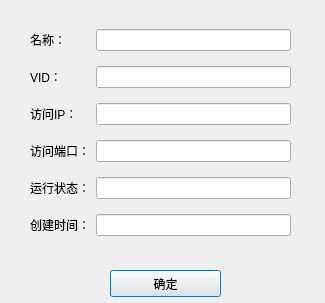
<?xml version="1.0" encoding="UTF-8"?>
<ui version="4.0">
 <class>DetailDialog</class>
 <widget class="QDialog" name="DetailDialog">
  <property name="geometry">
   <rect>
    <x>0</x>
    <y>0</y>
    <width>325</width>
    <height>303</height>
   </rect>
  </property>
  <property name="windowTitle">
   <string>详细信息</string>
  </property>
  <property name="windowIcon">
   <iconset resource="resource.qrc">
    <normaloff>:/new/index/taskbar</normaloff>:/new/index/taskbar</iconset>
  </property>
  <widget class="QPushButton" name="okButton">
   <property name="geometry">
    <rect>
     <x>110</x>
     <y>270</y>
     <width>111</width>
     <height>27</height>
    </rect>
   </property>
   <property name="text">
    <string>确定</string>
   </property>
  </widget>
  <widget class="QWidget" name="layoutWidget">
   <property name="geometry">
    <rect>
     <x>30</x>
     <y>20</y>
     <width>261</width>
     <height>231</height>
    </rect>
   </property>
   <layout class="QGridLayout" name="gridLayout">
    <item row="0" column="0">
     <widget class="QLabel" name="label">
      <property name="text">
       <string>名称：</string>
      </property>
     </widget>
    </item>
    <item row="0" column="1">
     <widget class="QLineEdit" name="nameEdit">
      <property name="readOnly">
       <bool>true</bool>
      </property>
     </widget>
    </item>
    <item row="1" column="0">
     <widget class="QLabel" name="label_2">
      <property name="text">
       <string>VID：</string>
      </property>
     </widget>
    </item>
    <item row="1" column="1">
     <widget class="QLineEdit" name="vIDEdit">
      <property name="readOnly">
       <bool>true</bool>
      </property>
     </widget>
    </item>
    <item row="2" column="0">
     <widget class="QLabel" name="label_3">
      <property name="text">
       <string>访问IP：</string>
      </property>
     </widget>
    </item>
    <item row="2" column="1">
     <widget class="QLineEdit" name="IPEdit">
      <property name="readOnly">
       <bool>true</bool>
      </property>
     </widget>
    </item>
    <item row="3" column="0">
     <widget class="QLabel" name="label_4">
      <property name="text">
       <string>访问端口：</string>
      </property>
     </widget>
    </item>
    <item row="3" column="1">
     <widget class="QLineEdit" name="portEdit">
      <property name="readOnly">
       <bool>true</bool>
      </property>
     </widget>
    </item>
    <item row="4" column="0">
     <widget class="QLabel" name="label_5">
      <property name="text">
       <string>运行状态：</string>
      </property>
     </widget>
    </item>
    <item row="4" column="1">
     <widget class="QLineEdit" name="statusEdit">
      <property name="readOnly">
       <bool>true</bool>
      </property>
     </widget>
    </item>
    <item row="5" column="0">
     <widget class="QLabel" name="label_6">
      <property name="text">
       <string>创建时间：</string>
      </property>
     </widget>
    </item>
    <item row="5" column="1">
     <widget class="QLineEdit" name="createEdit">
      <property name="readOnly">
       <bool>true</bool>
      </property>
     </widget>
    </item>
   </layout>
  </widget>
 </widget>
 <resources>
  <include location="resource.qrc"/>
 </resources>
 <connections/>
</ui>
